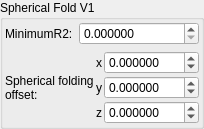
    <widget class="QGroupBox" name="groupBox_2">
     <property name="title">
      <string>Spherical Fold V1</string>
     </property>
     <layout class="QVBoxLayout" name="verticalLayout_6">
      <property name="leftMargin">
       <number>2</number>
      </property>
      <property name="topMargin">
       <number>2</number>
      </property>
      <property name="rightMargin">
       <number>2</number>
      </property>
      <property name="bottomMargin">
       <number>2</number>
      </property>
      <item>
       <layout class="QGridLayout" name="gridLayout_7" columnstretch="0,1">
        <item row="1" column="0">
         <widget class="QLabel" name="label_31">
          <property name="text">
           <string>MinimumR2:</string>
          </property>
         </widget>
        </item>
        <item row="1" column="1">
         <widget class="MyDoubleSpinBox" name="spinbox_transf_minR2_p25">
          <property name="sizePolicy">
           <sizepolicy hsizetype="Minimum" vsizetype="Maximum">
            <horstretch>0</horstretch>
            <verstretch>0</verstretch>
           </sizepolicy>
          </property>
          <property name="prefix">
           <string/>
          </property>
          <property name="suffix">
           <string/>
          </property>
          <property name="decimals">
           <number>6</number>
          </property>
          <property name="minimum">
           <double>0.000000000000000</double>
          </property>
          <property name="maximum">
           <double>99.989999999999995</double>
          </property>
          <property name="singleStep">
           <double>0.100000000000000</double>
          </property>
         </widget>
        </item>
       </layout>
      </item>
      <item>
       <layout class="QGridLayout" name="gridLayout_19" columnstretch="0,0,1">
        <property name="spacing">
         <number>2</number>
        </property>
        <item row="3" column="1">
         <widget class="QLabel" name="label_128">
          <property name="sizePolicy">
           <sizepolicy hsizetype="Preferred" vsizetype="Preferred">
            <horstretch>0</horstretch>
            <verstretch>0</verstretch>
           </sizepolicy>
          </property>
          <property name="text">
           <string notr="true">x</string>
          </property>
          <property name="alignment">
           <set>Qt::AlignRight|Qt::AlignTrailing|Qt::AlignVCenter</set>
          </property>
         </widget>
        </item>
        <item row="5" column="1">
         <widget class="QLabel" name="label_126">
          <property name="sizePolicy">
           <sizepolicy hsizetype="Preferred" vsizetype="Preferred">
            <horstretch>0</horstretch>
            <verstretch>0</verstretch>
           </sizepolicy>
          </property>
          <property name="text">
           <string notr="true">z</string>
          </property>
          <property name="alignment">
           <set>Qt::AlignRight|Qt::AlignTrailing|Qt::AlignVCenter</set>
          </property>
         </widget>
        </item>
        <item row="3" column="0" rowspan="3">
         <widget class="QLabel" name="label_18">
          <property name="text">
           <string>Spherical folding
offset:</string>
          </property>
         </widget>
        </item>
        <item row="4" column="1">
         <widget class="QLabel" name="label_127">
          <property name="sizePolicy">
           <sizepolicy hsizetype="Preferred" vsizetype="Preferred">
            <horstretch>0</horstretch>
            <verstretch>0</verstretch>
           </sizepolicy>
          </property>
          <property name="text">
           <string notr="true">y</string>
          </property>
          <property name="alignment">
           <set>Qt::AlignRight|Qt::AlignTrailing|Qt::AlignVCenter</set>
          </property>
         </widget>
        </item>
        <item row="4" column="2">
         <widget class="MyDoubleSpinBox" name="spinbox3_mandelbox_offset_y">
          <property name="sizePolicy">
           <sizepolicy hsizetype="Minimum" vsizetype="Maximum">
            <horstretch>0</horstretch>
            <verstretch>0</verstretch>
           </sizepolicy>
          </property>
          <property name="prefix">
           <string/>
          </property>
          <property name="suffix">
           <string/>
          </property>
          <property name="decimals">
           <number>6</number>
          </property>
          <property name="minimum">
           <double>-100.000000000000000</double>
          </property>
          <property name="maximum">
           <double>100.000000000000000</double>
          </property>
          <property name="singleStep">
           <double>0.100000000000000</double>
          </property>
         </widget>
        </item>
        <item row="3" column="2">
         <widget class="MyDoubleSpinBox" name="spinbox3_mandelbox_offset_x">
          <property name="sizePolicy">
           <sizepolicy hsizetype="Minimum" vsizetype="Maximum">
            <horstretch>0</horstretch>
            <verstretch>0</verstretch>
           </sizepolicy>
          </property>
          <property name="prefix">
           <string/>
          </property>
          <property name="suffix">
           <string/>
          </property>
          <property name="decimals">
           <number>6</number>
          </property>
          <property name="minimum">
           <double>-100.000000000000000</double>
          </property>
          <property name="maximum">
           <double>100.000000000000000</double>
          </property>
          <property name="singleStep">
           <double>0.100000000000000</double>
          </property>
         </widget>
        </item>
        <item row="5" column="2">
         <widget class="MyDoubleSpinBox" name="spinbox3_mandelbox_offset_z">
          <property name="sizePolicy">
           <sizepolicy hsizetype="Minimum" vsizetype="Maximum">
            <horstretch>0</horstretch>
            <verstretch>0</verstretch>
           </sizepolicy>
          </property>
          <property name="prefix">
           <string/>
          </property>
          <property name="suffix">
           <string/>
          </property>
          <property name="decimals">
           <number>6</number>
          </property>
          <property name="minimum">
           <double>-100.000000000000000</double>
          </property>
          <property name="maximum">
           <double>100.000000000000000</double>
          </property>
          <property name="singleStep">
           <double>0.100000000000000</double>
          </property>
         </widget>
        </item>
       </layout>
      </item>
     </layout>
    </widget>
